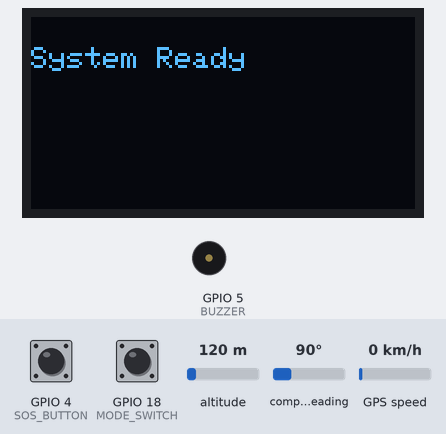
The sketch below on a simulated ESP32. Parts: 128×64 one-colour display, buzzer (waves = sounding, pin HIGH). The inputs (shaded band) are chosen by the test bench; at power-on: GPIO 4 (SOS_BUTTON) HIGH, GPIO 18 (MODE_SWITCH) LOW, altitude 120 m, compass heading 90°, GPS speed 0 km/h. The GPS gets a fix after 3 s at 37.7749, -122.4194 with 8 satellites; the modem accepts every AT command (registered, SIM ready, sends succeed) and sends nothing else.

Above: at 1.2 s.
1.3 s: GPIO 4 (SOS_BUTTON) pulled LOW for 0.15 s
At 2.0 s:
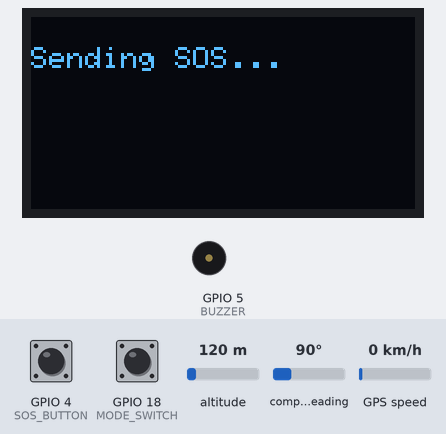
5.5 s: GPIO 18 (MODE_SWITCH) pulled HIGH for 3.2 s
At 10.2 s:
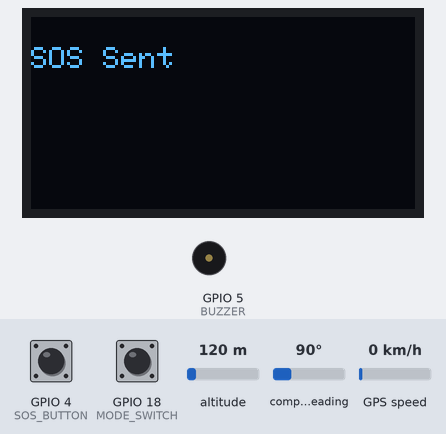
10.6 s: GPIO 4 (SOS_BUTTON) pulled LOW for 1 s
At 11.5 s:
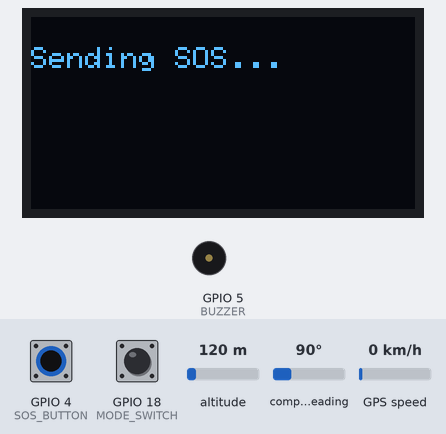
15.7 s: GPIO 18 (MODE_SWITCH) pulled HIGH for 1 s
At 17.3 s:
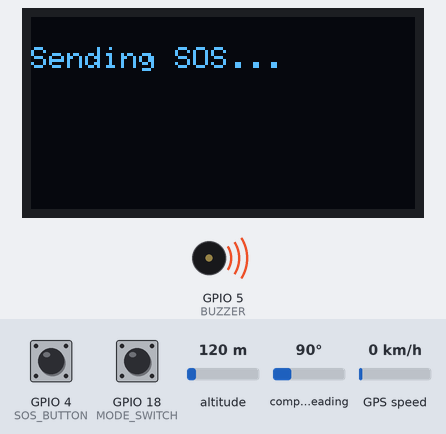
Timing chart, 0 to 19.9 s (numbered marks = the images above; inputs shaded):
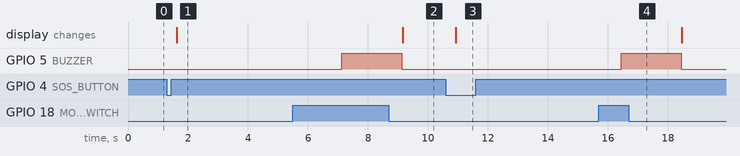

The sketch:

shurokkhaCOde.ino
```cpp
#include <TinyGPS++.h>
#include <HardwareSerial.h>
#include <Wire.h>
#include <Adafruit_SSD1306.h>

// ---------- GPS ----------
TinyGPSPlus gps;
HardwareSerial gpsSerial(1); // RX=16, TX=17

// ---------- GSM ----------
HardwareSerial gsmSerial(2); // RX=16/17 alternative pins if needed

// ---------- OLED ----------
#define SCREEN_WIDTH 128
#define SCREEN_HEIGHT 64
Adafruit_SSD1306 display(SCREEN_WIDTH, SCREEN_HEIGHT, &Wire, -1);

// ---------- Pins ----------
#define SOS_BUTTON 4
#define BUZZER 5
#define MODE_SWITCH 18   // 0 = Silent, 1 = Audible

// ---------- Phone Number ----------
String phoneNumber = "+880XXXXXXXXXX";

bool lastButtonState = HIGH;

void setup() {
  Serial.begin(115200);

  pinMode(SOS_BUTTON, INPUT_PULLUP);
  pinMode(BUZZER, OUTPUT);
  pinMode(MODE_SWITCH, INPUT);

  // GPS UART
  gpsSerial.begin(9600, SERIAL_8N1, 16, 17);

  // GSM UART
  gsmSerial.begin(9600, SERIAL_8N1, 26, 27);

  // OLED setup
  display.begin(SSD1306_SWITCHCAPVCC, 0x3C);
  display.clearDisplay();

  showMessage("System Ready");
}

void loop() {
  // Read GPS data continuously
  while (gpsSerial.available()) {
    gps.encode(gpsSerial.read());
  }

  bool buttonState = digitalRead(SOS_BUTTON);

  if (buttonState == LOW && lastButtonState == HIGH) {
    delay(300); // debounce
    triggerSOS();
  }

  lastButtonState = buttonState;
}

// ---------- SOS FUNCTION ----------
void triggerSOS() {

  showMessage("Sending SOS...");

  float lat = gps.location.isValid() ? gps.location.lat() : 0.0;
  float lng = gps.location.isValid() ? gps.location.lng() : 0.0;

  String googleMapsLink = "https://maps.google.com/?q=" + String(lat, 6) + "," + String(lng, 6);

  String message = "EMERGENCY ALERT!\nLocation: " + googleMapsLink;

  sendSMS(message);

  int mode = digitalRead(MODE_SWITCH);

  if (mode == HIGH) {
    digitalWrite(BUZZER, HIGH);
    delay(2000);
    digitalWrite(BUZZER, LOW);
  }

  showMessage("SOS Sent");
}

// ---------- SMS FUNCTION ----------
void sendSMS(String text) {
  gsmSerial.println("AT+CMGF=1");
  delay(1000);

  gsmSerial.println("AT+CMGS=\"" + phoneNumber + "\"");
  delay(1000);

  gsmSerial.print(text);
  delay(500);

  gsmSerial.write(26); // CTRL+Z to send
  delay(3000);
}

// ---------- OLED ----------
void showMessage(String msg) {
  display.clearDisplay();
  display.setTextSize(1);
  display.setTextColor(WHITE);
  display.setCursor(0, 10);
  display.println(msg);
  display.display();
}
```

Measured:
- after the input at 1.3 s, the display: changes after 0.33 s (image 1)
- after the input at 5.5 s, GPIO 5 (BUZZER): LOW → HIGH after 1.6 s, → LOW 2.0 s later
- after the input at 10.6 s, the display: changes after 0.33 s (image 3)
- after the input at 15.7 s, GPIO 5 (BUZZER): LOW → HIGH after 0.74 s, → LOW 2.0 s later
